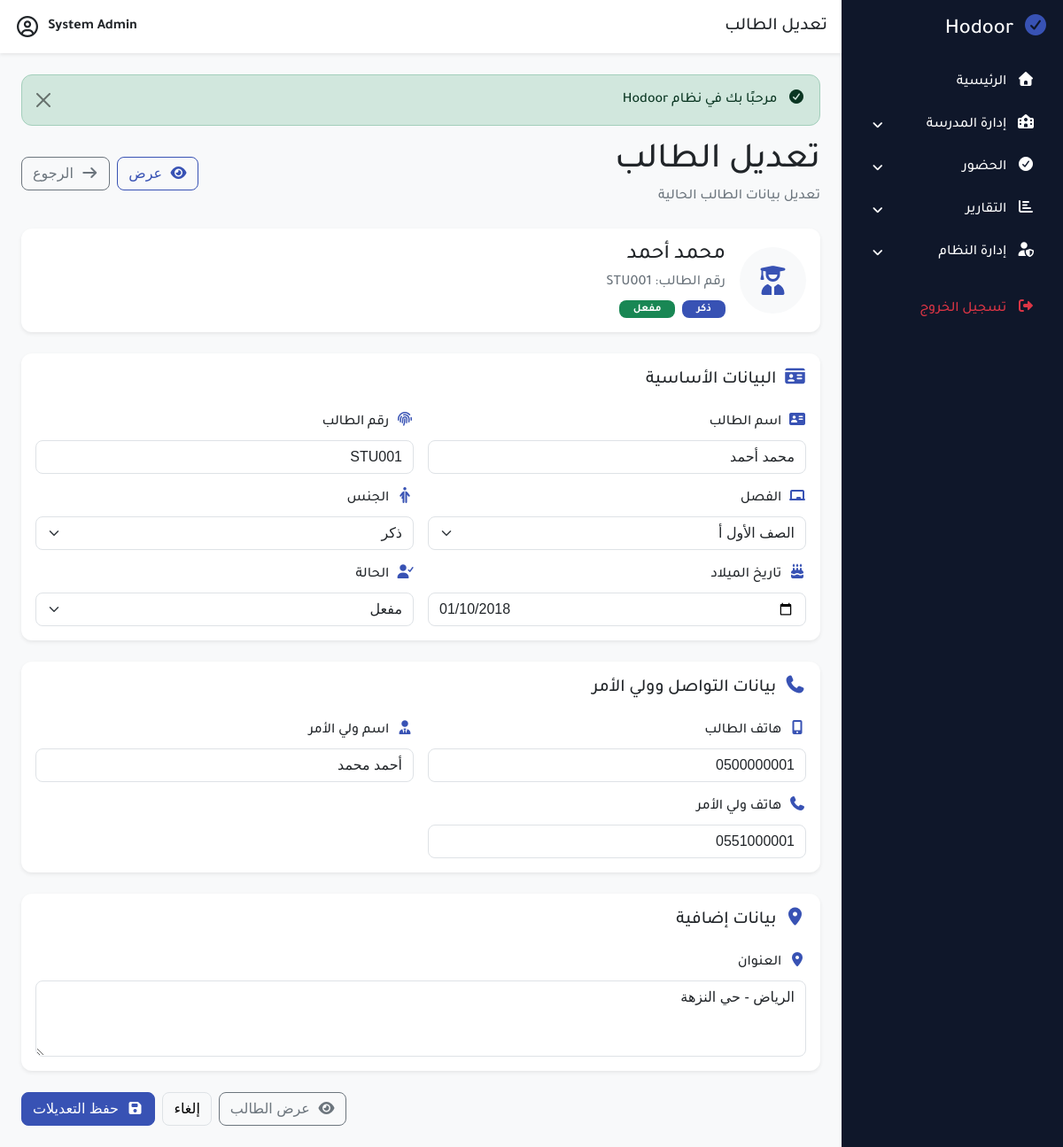
/modules/students/edit.php?id=1 (signed in), run on the app's committed database.
### tables this page shows
CREATE TABLE students
(
    id             INT AUTO_INCREMENT PRIMARY KEY,
    classroom_id   INT          NOT NULL,
    student_name   VARCHAR(150) NOT NULL,
    student_number VARCHAR(50) UNIQUE,
    gender         ENUM('male', 'female') DEFAULT 'male',
    birth_date     DATE NULL,
    phone          VARCHAR(20) NULL,
    parent_name    VARCHAR(150) NULL,
    parent_phone   VARCHAR(20) NULL,
    address        TEXT NULL,
    status         TINYINT(1) DEFAULT 1,
    created_at     TIMESTAMP DEFAULT CURRENT_TIMESTAMP,
    CONSTRAINT fk_students_classroom
        FOREIGN KEY (classroom_id) REFERENCES classrooms (id)
            ON DELETE CASCADE
);

CREATE TABLE classrooms
(
    id         INT AUTO_INCREMENT PRIMARY KEY,
    class_name VARCHAR(100) NOT NULL,
    class_code VARCHAR(30) NULL,
    level_name VARCHAR(50) NULL,
    created_at TIMESTAMP DEFAULT CURRENT_TIMESTAMP
);

### classes/clsPath.php (called while the page is built, shortened)
<?php
class clsPath
{
    private static $domain = "http://localhost/Hodoor/";
    public static function root()
    {
        return self::$domain;
    }
    public static function modules()
    {
        return self::root() . "modules/";
    }
    public static function students()
    {
        return self::modules() . "students/";
    }
}

### classes/clsStudent.php (called while the page is built, shortened)
<?php
class clsStudent
{
    private $conn;
    public function __construct($db)
    {
        $this->conn = $db;
    }
    private function fill($data)
    {
        $this->id = $data['id'] ?? null;
        $this->classroom_id = $data['classroom_id'] ?? null;
        $this->student_name = $data['student_name'] ?? null;
        $this->student_number = $data['student_number'] ?? null;
        $this->gender = $data['gender'] ?? null;
        $this->birth_date = $data['birth_date'] ?? null;
        $this->phone = $data['phone'] ?? null;
        $this->parent_name = $data['parent_name'] ?? null;
        $this->parent_phone = $data['parent_phone'] ?? null;
        $this->address = $data['address'] ?? null;
        $this->status = $data['status'] ?? null;
    }
    public function loadById($id)
    {
        $query = "SELECT * FROM students WHERE id = :id LIMIT 1";
        $stmt = $this->conn->prepare($query);
        $stmt->execute([
            ':id' => (int)$id
        ]);
        $student = $stmt->fetch(PDO::FETCH_ASSOC);
        return true;
    }
}

### classes/clsHelper.php (called while the page is built, shortened)
<?php
class clsHelper
{
    public static function e($value)
    {
        return htmlspecialchars((string)$value, ENT_QUOTES, 'UTF-8');
    }
    public static function get($key, $default = null)
    {
        return isset($_GET[$key]) ? trim($_GET[$key]) : $default;
    }
    public static function sessionGet($group, $key, $default = null)
    {
        return $_SESSION[$group][$key] ?? $default;
    }
    public static function old($key, $default = '')
    {
        return self::e(
            self::sessionGet('old', $key, $default)
        );
    }
}

### classes/clsClassroom.php (called while the page is built, shortened)
<?php
class clsClassroom
{
    private $conn;
    public function __construct($db)
    {
        $this->conn = $db;
    }
    public function getAll($search = '')
    {
        $query = "SELECT * FROM classrooms WHERE 1=1";
        $params = [];
        $query .= " ORDER BY id ASC";
        $stmt = $this->conn->prepare($query);
        $stmt->execute();
        return $stmt->fetchAll(PDO::FETCH_ASSOC);
    }
}

### modules/students/edit.php (the view, shortened to what this page needs)
<?php
require_once '../../includes/app.php';
$id = clsHelper::get('id');
$student = new clsStudent($conn);
if (!$id || !$student->loadById($id)) {
    clsHelper::setMessage('error', 'الطالب غير موجود');
    clsHelper::redirect(clsPath::students() . 'index.php');
}
$classroomObj = new clsClassroom($conn);
$classrooms = $classroomObj->getAll();
$genderLabel = $student->gender === 'female' ? 'أنثى' : 'ذكر';
$genderBadge = $student->gender === 'female' ? 'bg-danger' : 'bg-primary';
$statusLabel = (int)$student->status === 1 ? 'مفعل' : 'غير مفعل';
$statusBadge = (int)$student->status === 1 ? 'bg-success' : 'bg-secondary';
?>
<?php require_once '../../includes/header.php'; ?>
<?php require_once '../../includes/sidebar.php'; ?>
    <div class="main-content w-100">
        <?php require_once '../../includes/navbar.php'; ?>
        <div class="content p-4 students">
            <?php require_once '../../includes/alerts.php'; ?>
            <div class="d-flex justify-content-between align-items-center mb-4">
                <div>
                    <h1 class="mb-1">تعديل الطالب</h1>
                    <p class="text-muted mb-0">تعديل بيانات الطالب الحالية</p>
                </div>
                <div class="d-flex gap-2">
                    <a href="<?= clsPath::students(); ?>view.php?id=<?= $student->id; ?>"
                       class="btn btn-outline-primary">
                        <i class="fa fa-eye me-1"></i>
                        عرض
                    </a>
                    <a href="<?= clsPath::students(); ?>index.php"
                       class="btn btn-outline-secondary">
                        <i class="fa fa-arrow-right me-1"></i>
                        الرجوع
                    </a>
                </div>
            </div>
            <div class="card shadow-sm border-0 mb-4">
                <div class="card-body">
                    <div class="d-flex align-items-center flex-wrap gap-3">
                        <div class="rounded-circle bg-light d-flex align-items-center justify-content-center"
                             style="width:75px;height:75px;">
                            <i class="fa fa-user-graduate text-primary fs-2"></i>
                        </div>
                        <div>
                            <h4 class="mb-1">
                                <?= clsHelper::e($student->student_name); ?>
                            </h4>
                            <p class="text-muted mb-2">
                                رقم الطالب:
                                <?= clsHelper::e($student->student_number ?: '-'); ?>
                            </p>
                            <div class="d-flex gap-2 flex-wrap">
                            <span class="badge <?= $genderBadge; ?> px-3">
                                <?= $genderLabel; ?>
                            </span>
                                <span class="badge <?= $statusBadge; ?> px-3">
                                <?= $statusLabel; ?>
                            </span>
                            </div>
                        </div>
                    </div>
                </div>
            </div>
            <form action="<?= clsPath::students(); ?>update.php" method="POST">
                <div class="card shadow-sm border-0 mb-4">
                    <div class="card-body">
                        <h5 class="mb-4">
                            <i class="fa fa-id-card text-primary me-1"></i>
                            البيانات الأساسية
                        </h5>
                        <div class="row g-3">
                            <div class="col-md-6">
                                <label class="form-label">
                                    <i class="fa-solid fa-address-card text-primary me-1"></i>
                                    اسم الطالب
                                </label>
                                <input type="text"
                                       name="student_name"
                                       class="form-control"
                                       value="<?= clsHelper::old('student_name', $student->student_name); ?>">
                            </div>
                            <div class="col-md-6">
                                <label class="form-label">
                                    <i class="fa-solid fa-fingerprint text-primary me-1"></i>
                                    رقم الطالب
                                </label>
                                <input type="text"
                                       name="student_number"
                                       class="form-control"
                                       value="<?= clsHelper::old('student_number', $student->student_number); ?>">
                            </div>
                            <div class="col-md-6">
                                <label class="form-label">
                                    <i class="fa-solid fa-chalkboard text-primary me-1"></i>
                                    الفصل
                                </label>
                                <?php $oldClassroomId = clsHelper::old('classroom_id', $student->classroom_id); ?>
                                <select name="classroom_id" class="form-select">
                                    <?php foreach ($classrooms as $classroom): ?>
                                        <option value="<?= $classroom['id']; ?>"
                                                <?= $oldClassroomId == $classroom['id'] ? 'selected' : ''; ?>>
                                            <?= clsHelper::e($classroom['class_name']); ?>
                                        </option>
                                    <?php endforeach; ?>
                                </select>
                            </div>
                            <div class="col-md-6">
                                <label class="form-label">
                                    <i class="fa-solid fa-person-half-dress text-primary me-1"></i>
                                    الجنس
                                </label>
                                <?php $oldGender = clsHelper::old('gender', $student->gender); ?>
                                <select name="gender" class="form-select">
                                    <option value="male" <?= $oldGender === 'male' ? 'selected' : ''; ?>>
                                        ذكر
                                    </option>
                                </select>
                            </div>
                            <div class="col-md-6">
                                <label class="form-label">
                                    <i class="fa-solid fa-cake-candles text-primary me-1"></i>
                                    تاريخ الميلاد
                                </label>
                                <input type="date"
                                       name="birth_date"
                                       class="form-control"
                                       value="<?= clsHelper::old('birth_date', $student->birth_date); ?>">
                            </div>
                            <div class="col-md-6">
                                <label class="form-label">
                                    <i class="fa-solid fa-user-check text-primary me-1"></i>
                                    الحالة
                                </label>
                                <?php $oldStatus = clsHelper::old('status', (string)$student->status); ?>
                                <select name="status" class="form-select">
                                    <option value="1" <?= $oldStatus == '1' ? 'selected' : ''; ?>>
                                        مفعل
                                    </option>
                                </select>
                            </div>
                        </div>
                    </div>
                </div>
                <div class="card shadow-sm border-0 mb-4">
                    <div class="card-body">
                        <h5 class="mb-4">
                            <i class="fa fa-phone text-primary me-1"></i>
                            بيانات التواصل وولي الأمر
                        </h5>
                        <div class="row g-3">
                            <div class="col-md-6">
                                <label class="form-label">
                                    <i class="fa-solid fa-mobile-screen-button text-primary me-1"></i>
                                    هاتف الطالب
                                </label>
                                <input type="text"
                                       name="phone"
                                       class="form-control"
                                       value="<?= clsHelper::old('phone', $student->phone); ?>">
                            </div>
                            <div class="col-md-6">
                                <label class="form-label">
                                    <i class="fa-solid fa-user-tie text-primary me-1"></i>
                                    اسم ولي الأمر
                                </label>
                                <input type="text"
                                       name="parent_name"
                                       class="form-control"
                                       value="<?= clsHelper::old('parent_name', $student->parent_name); ?>">
                            </div>
                            <div class="col-md-6">
                                <label class="form-label">
                                    <i class="fa-solid fa-phone text-primary me-1"></i>
                                    هاتف ولي الأمر
                                </label>
                                <input type="text"
                                       name="parent_phone"
                                       class="form-control"
                                       value="<?= clsHelper::old('parent_phone', $student->parent_phone); ?>">
                            </div>
                        </div>
                    </div>
                </div>
                <div class="card shadow-sm border-0 mb-4">
                    <div class="card-body">
                        <h5 class="mb-4">
                            <i class="fa fa-location-dot text-primary me-1"></i>
                            بيانات إضافية
                        </h5>
                        <div class="row g-3">
                            <div class="col-md-12">
                                <label class="form-label">
                                    <i class="fa-solid fa-location-dot text-primary me-1"></i>
                                    العنوان
                                </label>
                                <textarea name="address"
                                          class="form-control"
                                          rows="3"><?= clsHelper::old('address', $student->address); ?></textarea>
                            </div>
                        </div>
                    </div>
                </div>
                <div class="d-flex justify-content-end gap-2">
                    <a href="<?= clsPath::students(); ?>view.php?id=<?= $student->id; ?>"
                       class="btn btn-outline-secondary">
                        <i class="fa fa-eye me-1"></i>
                        عرض الطالب
                    </a>
                    <a href="<?= clsPath::students(); ?>index.php"
                       class="btn btn-light border">
                        إلغاء
                    </a>
                    <button type="submit" class="btn btn-primary">
                        <i class="fa fa-save me-1"></i>
                        حفظ التعديلات
                    </button>
                </div>
            </form>
        </div>
    </div>
<?php require_once '../../includes/footer.php'; ?>

### data on the page
students: student_name "محمد أحمد", student_number "STU001", gender "ذكر", status "مفعل", classroom_id "الصف الأول أ", birth_date "01/10/2018", phone "0500000001", parent_name "أحمد محمد", parent_phone "0551000001", address "الرياض - حي النزهة"

### other printed values
clsHelper::e($title ?? '') "تعديل الطالب"
clsHelper::e($success) "مرحبًا بك في نظام Hodoor"
